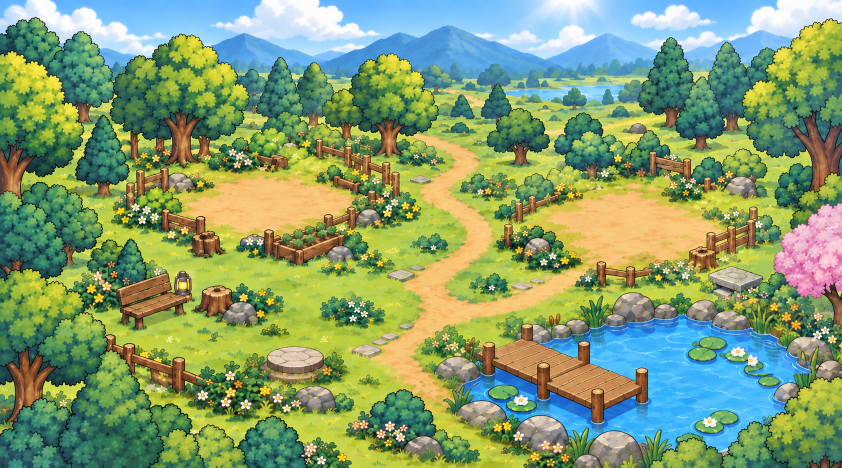
#> input picture art-review/money-level/new-layout/hybrid/forest-day-sunny.png, 1683 x 935 px (shown at 1/2 size)
$ python render-money-level-layout-qa.py
#> lines starting #> are read from the running program, lines starting #| are printed output that depends on the picture
"""Static Money Level house/pedestal overlay QA at runtime scene proportions."""

from __future__ import annotations

from pathlib import Path

import numpy as np
from PIL import Image, ImageDraw, ImageFont


ROOT = Path(__file__).resolve().parents[1]
BACKGROUND = ROOT / "art-review/money-level/new-layout/hybrid/forest-day-sunny.png"
HOUSES = ROOT / "public/money-level/art/houses"
OUTPUT = ROOT / "art-review/money-level/new-layout/house-qa"
STONE_BEAR = ROOT / "art-review/money-level/new-layout/stone-bear-transparent.png"
BROKERAGE = (
    "brokerage-stage-35-40-small-cabin.webp",
    "brokerage-stage-40-45-expanded-cabin-alpha.webp",
    "brokerage-stage-45-50-proper-house.webp",
)
TAX = (
    "tax-stage-10-15-camp-plus.webp",
    "tax-stage-15-20-small-white-tent.webp",
    "tax-stage-20-25-large-white-tent.webp",
    "tax-stage-25-30-colored-tent.webp",
)
LANDMARK_BOXES = {
    "bench": (225, 540, 385, 660),
    "left-base": (530, 690, 655, 760),
    "right-base": (1412, 527, 1545, 600),
    "dock": (970, 650, 1300, 845),
}
DOCK_POINTS = {
    "pond_edge": ((926, 646), (916, 674)),
    "pond_land": ((985, 660), (961, 682)),
    "connector": ((1035, 693), (1016, 710)),
    "start": ((1111, 709), (1065, 742)),
    "mid": ((1181, 733), (1115, 762)),
    "fishing": ((1258, 777), (1150, 781)),
}


def background_cover(source: Image.Image, size: tuple[int, int], mobile: bool) -> tuple[Image.Image, float, float, float]:
    width, height = size
    scale = max(width / source.width, height / source.height)
    rendered = source.resize((round(source.width * scale), round(source.height * scale)), Image.Resampling.LANCZOS)
    left = round((rendered.width - width) * (.51 if mobile else .5))
    top = round((rendered.height - height) * .5)
    return rendered.crop((left, top, left + width, top + height)), scale, left, top


def feather_mask(size: tuple[int, int], family: str) -> Image.Image:
    width, height = size
    y, x = np.mgrid[:height, :width]
    xx, yy = x / width, y / height
    if family == "brokerage":
        radius = np.sqrt(((xx - .5) / .49) ** 2 + ((yy - .55) / .47) ** 2)
        inner = .67
    else:
        radius = np.sqrt(((xx - .5) / .39) ** 2 + ((yy - .61) / .35) ** 2)
        inner = .58
    alpha = np.clip((1 - radius) / (1 - inner), 0, 1)
    return Image.fromarray((alpha * 255).astype(np.uint8), "L")


def house_layer(size: tuple[int, int], filename: str, family: str, mobile: bool) -> Image.Image:
    width, height = size
    anchor = ((.28, .43, .55) if family == "brokerage" else (.73, .48, .46)) if mobile else \
             ((.335, .45, .37) if family == "brokerage" else (.718, .485, .31))
    asset_width = round(width * anchor[2])
    with Image.open(HOUSES / filename) as source:
        art = source.convert("RGBA")
        asset_height = round(asset_width * source.height / source.width)
    art = art.resize((asset_width, asset_height), Image.Resampling.LANCZOS)
    if "-alpha." not in filename:
        art.putalpha(feather_mask(art.size, family))
    layer = Image.new("RGBA", size)
    x = round(width * anchor[0] - asset_width / 2)
    y = round(height * anchor[1] - asset_height / 2)
    layer.alpha_composite(art, (x, y))
    return layer


def render(scene: Image.Image, size: tuple[int, int], brokerage: str, tax: str,
           mobile: bool, bear: bool = False) -> tuple[Image.Image, dict[str, float]]:
    frame, scale, left, top = background_cover(scene, size, mobile)
    frame = frame.convert("RGBA")
    broker = house_layer(size, brokerage, "brokerage", mobile)
    camp = house_layer(size, tax, "tax", mobile)
    alpha = Image.fromarray(np.maximum(np.asarray(broker.getchannel("A")),
                                        np.asarray(camp.getchannel("A"))), "L")
    overlap = {}
    a = np.asarray(alpha, dtype=np.float32) / 255
    for name, (x0, y0, x1, y1) in LANDMARK_BOXES.items():
        xx0, yy0 = max(0, round(x0 * scale - left)), max(0, round(y0 * scale - top))
        xx1, yy1 = min(size[0], round(x1 * scale - left)), min(size[1], round(y1 * scale - top))
        overlap[name] = float(np.mean(a[yy0:yy1, xx0:xx1])) if xx1 > xx0 and yy1 > yy0 else 0.0
    frame.alpha_composite(broker)
    frame.alpha_composite(camp)
    if bear:
        with Image.open(STONE_BEAR) as source:
            statue = source.convert("RGBA")
        statue_width = 70 if mobile else 76
        statue = statue.resize((statue_width, round(statue.height * statue_width / statue.width)), Image.Resampling.LANCZOS)
        anchor_x = round(590 * scale - left)
        anchor_y = round(712 * scale - top)
        frame.alpha_composite(statue, (anchor_x - statue_width // 2, anchor_y - statue.height))
    return frame.convert("RGB"), overlap


def contact_sheet(scene: Image.Image, name: str, size: tuple[int, int], mobile: bool) -> None:
    thumb_width = 590 if not mobile else 390
    thumb_height = round(size[1] * thumb_width / size[0])
    columns = 3 if not mobile else 4
    rows = 4 if not mobile else 3
    sheet = Image.new("RGB", (columns * thumb_width, rows * (thumb_height + 28)), "#182018")
    draw = ImageDraw.Draw(sheet)
    for i, broker in enumerate(BROKERAGE):
        for j, camp in enumerate(TAX):
            index = i * 4 + j
            frame, overlap = render(scene, size, broker, camp, mobile)
            thumb = frame.resize((thumb_width, thumb_height), Image.Resampling.LANCZOS)
            col, row = index % columns, index // columns
            x, y = col * thumb_width, row * (thumb_height + 28)
            sheet.paste(thumb, (x, y + 28))
            draw.text((x + 7, y + 7), f"B{i + 1} T{j + 1} bench {overlap['bench']:.2f} left {overlap['left-base']:.2f}", fill="white")
    path = OUTPUT / f"{name}-all-house-stages.jpg"
    sheet.save(path, quality=90)
    print(path)


def dock_markers(scene: Image.Image, name: str, size: tuple[int, int], mobile: bool) -> None:
    frame, scale, left, top = background_cover(scene, size, mobile)
    draw = ImageDraw.Draw(frame)
    for label, locations in DOCK_POINTS.items():
        sx, sy = locations[1 if mobile else 0]
        x, y = sx * scale - left, sy * scale - top
        draw.ellipse((x - 5, y - 5, x + 5, y + 5), fill="#ffec47", outline="#173a55", width=2)
        draw.text((x + 6, y - 8), label, fill="#ffec47", stroke_width=2, stroke_fill="#173a55")
    frame.save(OUTPUT / f"{name}-dock-points.png")


def main() -> None:
    OUTPUT.mkdir(parents=True, exist_ok=True)
    with Image.open(BACKGROUND) as source:
#> source is the input picture: PIL image 1683x935 RGB; mean R, G, B 132.8, 158, 112
        scene = source.convert("RGB")
    for name, size, mobile in (("wide", (1320, 520), False), ("narrow", (980, 520), False), ("tablet", (768, 520), False), ("mobile", (390, 512), True)):
        contact_sheet(scene, name, size, mobile)
#> in contact_sheet, `sheet = Image.new("RGB", (columns * thumb_width, rows * (thumb_height ..`:
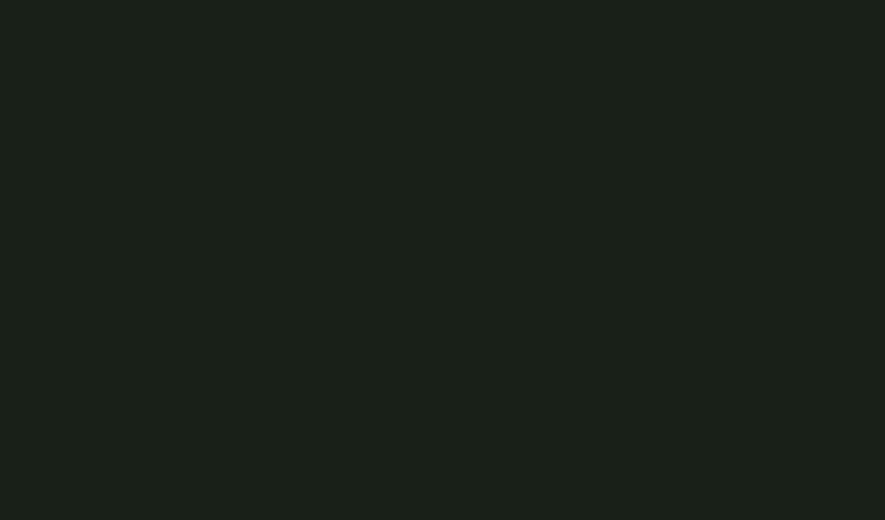
#> sheet: PIL image 1770x1040 RGB (shown at 1/2 size); mean R, G, B 24, 32, 24
#> in background_cover, `rendered = source.resize((round(source.width * scale), round(source.he..`:
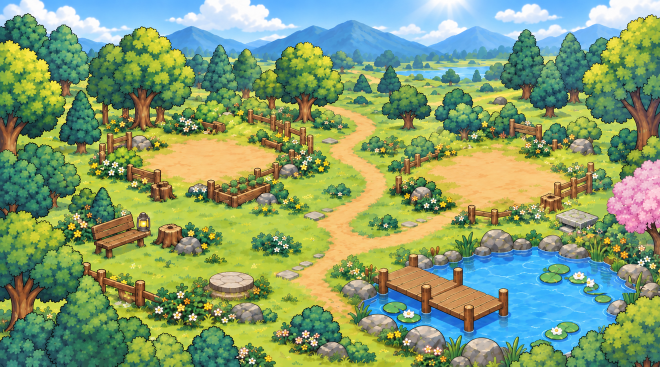
#> rendered: PIL image 1320x733 RGB (shown at 1/2 size); mean R, G, B 132.7, 158, 112
#> in render, `frame, scale, left, top = background_cover(scene, size, mobile)`:
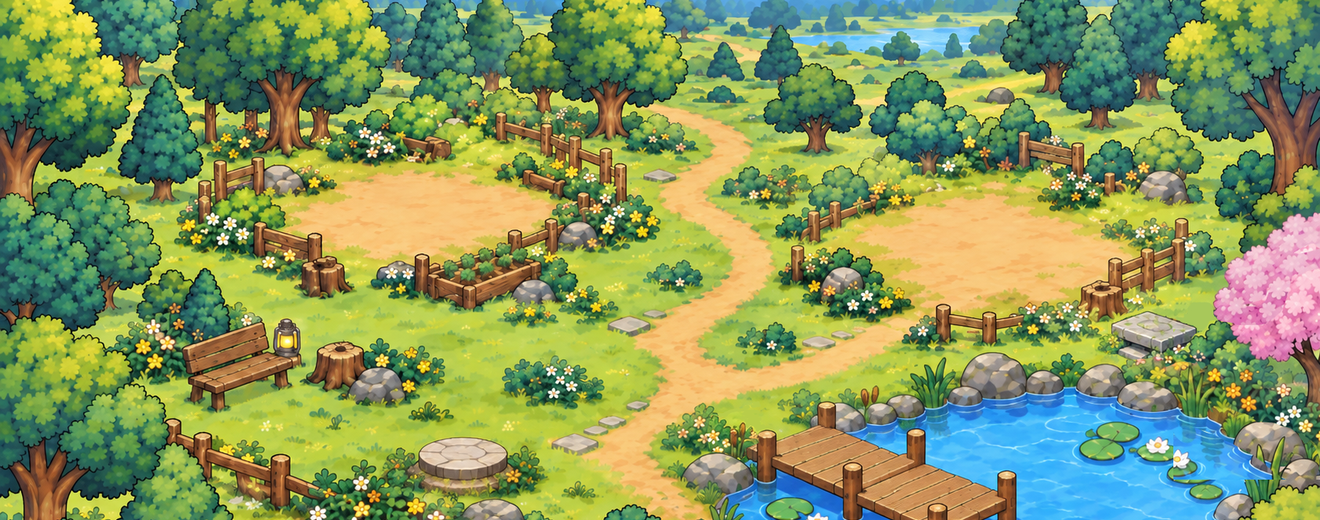
#> frame: PIL image 1320x520 RGB; mean R, G, B 136.4, 153.4, 93
#> in render, `frame, scale, left, top = background_cover(scene, size, mobile)`: scale = 0.784; left = 0; top = 106
        dock_markers(scene, name, size, mobile)
        for label, broker, camp in (
            ("current", BROKERAGE[1], TAX[0]),
            ("max", BROKERAGE[-1], TAX[-1]),
        ):
            frame, overlap = render(scene, size, broker, camp, mobile)
            path = OUTPUT / f"{name}-{label}.png"
            frame.save(path)
            print(f"{path}: " + ", ".join(f"{key}={value:.3f}" for key, value in overlap.items()))
            frame_bear, _ = render(scene, size, broker, camp, mobile, bear=True)
            frame_bear.save(OUTPUT / f"{name}-{label}-bear.png")


if __name__ == "__main__":
#> (the run stopped early here; a loop or call above may not have finished)
